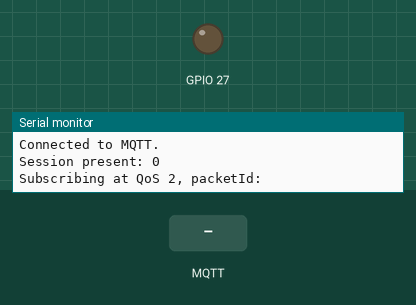
A program run on a simulated ESP32. On the bench: output pins drawn as LEDs (lit = HIGH), the last lines printed to the serial monitor. The test bench sets the inputs (shaded band). WiFi joins after 1.5 s; servers stay silent unless stated; no MQTT or app messages arrive unless stated.

Above: at 2.4 s.
2.5 s: MQTT message "5" arrives on the first subscribed topic
At 3.4 s:
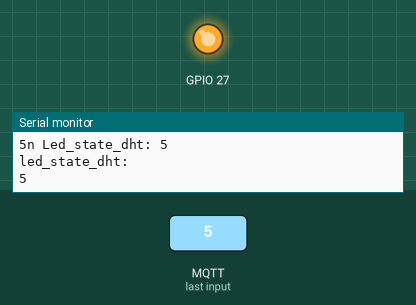
4.0 s: MQTT message "0" arrives on the first subscribed topic
At 4.5 s:
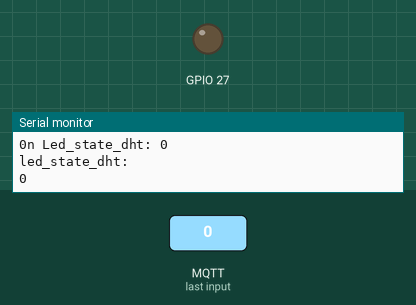
6.5 s: MQTT message "90" arrives on the first subscribed topic
At 7.6 s:
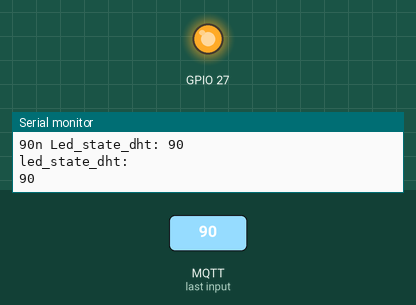
Timing chart, 0 to 9.5 s (numbered marks = the images above; inputs shaded):
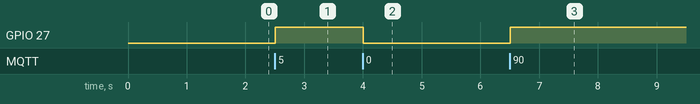

Measured:
- after the input at 2.5 s, GPIO 27: LOW → HIGH at once
- after the input at 4.0 s, GPIO 27: HIGH → LOW at once
- after the input at 6.5 s, GPIO 27: LOW → HIGH at once

The program:

main.cpp
```cpp
#include <Wifi.h>
#include "DHT.h"
#include <AsyncMqttClient.h>

//wifi
#define WIFI_SSID "Quang Dam"
#define WIFI_PASSWORD "30111971"

//dht11 config
#define DHTTYPE DHT11 // DHT 22 (AM2302), AM2321

//MQTT config
#define MQTT_HOST IPAddress(192, 168, 1, 27)
#define MQTT_PORT 1883
#define MQTT_PUB_TEMP "esp32/temp"
#define MQTT_PUB_HUM "esp32/humi"
#define MQTT_SUB_LED_DHT  "esp32/led_dht"

uint8_t DHTPin = 4;
DHT dht(DHTPin, DHTTYPE);

float temperature_Celsius;
float Humidity;
String led_state_dht;

unsigned long lastTime = 0;
unsigned long timerDelay = 5000;  // send readings timer

AsyncMqttClient mqttClient;
TimerHandle_t mqttReconnectTimer;
TimerHandle_t wifiReconnectTimer;

void getDHTReadings(){

   Humidity = dht.readHumidity();
  // Read temperature as Celsius (the default)
  temperature_Celsius = dht.readTemperature();
}

void connectToWifi(){
  Serial.println("Connecting to WiFi nha a...");
  WiFi.begin(WIFI_SSID, WIFI_PASSWORD);
}

void connectToMqtt(){
  Serial.println("Connecting to Mqtt nha a...");
  mqttClient.connect();
}

void WiFiEvent(WiFiEvent_t event) {
  Serial.printf("[WiFi-event] event: %dn", event);
  switch(event) {
    case SYSTEM_EVENT_STA_GOT_IP:
      Serial.println("WiFi connected");
      Serial.println("IP address: ");
      Serial.println(WiFi.localIP());
      connectToMqtt();
      break;
    case SYSTEM_EVENT_STA_DISCONNECTED:
      Serial.println("WiFi lost connection");
      xTimerStop(mqttReconnectTimer, 0);
      xTimerStart(wifiReconnectTimer, 0);
      break;
  }
}

void onMqttConnect(bool sessionPresent) {
  Serial.println("Connected to MQTT.");
  Serial.print("Session present: ");
  Serial.println(sessionPresent);
  uint16_t packetIdSub = mqttClient.subscribe(MQTT_SUB_LED_DHT, 2);
  Serial.print("Subscribing at QoS 2, packetId: ");
}

void onMqttDisconnect(AsyncMqttClientDisconnectReason reason) {
  Serial.println("Disconnected from MQTT.");
  if (WiFi.isConnected()) {
    xTimerStart(mqttReconnectTimer, 0);
  }
}
void onMqttSubscribe(uint16_t packetId, uint8_t qos) {
  Serial.println("Subscribe acknowledged.");
  Serial.print("  packetId: ");
  Serial.println(packetId);
  Serial.print("  qos: ");
  Serial.println(qos);
}
void onMqttUnsubscribe(uint16_t packetId) {
  Serial.println("Unsubscribe acknowledged.");
  Serial.print("  packetId: ");
  Serial.println(packetId);
}
void onMqttPublish(uint16_t packetId) {
  Serial.print("Publish acknowledged.");
  Serial.print("  packetId: ");
  Serial.println(packetId);
}


void onMqttMessage(char* topic, char* payload, AsyncMqttClientMessageProperties properties, size_t len, size_t index, size_t total) {
  Serial.println("Publish received.");
  Serial.println(payload);
  Serial.print("  topic: ");
  Serial.println(topic);
  String message;
  for (int i = 0; i < len; i++) {
    Serial.print((char)payload[i]);
    message += (char)payload[i];
  }

  if (String(topic) == "esp32/led_dht"){
  Serial.print("n Led_state_dht: ");
  Serial.println(message);
  led_state_dht = message;
  }
  Serial.println("led_state_dht:");
Serial.println(led_state_dht);
}


void setup() {
  Serial.begin(115200);
  pinMode(DHTPin, INPUT);
  pinMode(27, OUTPUT);
  dht.begin();
  mqttReconnectTimer = xTimerCreate("mqttTimer", pdMS_TO_TICKS(2000), pdFALSE, (void*)0, reinterpret_cast<TimerCallbackFunction_t>(connectToMqtt));
  wifiReconnectTimer = xTimerCreate("wifiTimer", pdMS_TO_TICKS(2000), pdFALSE, (void*)0, reinterpret_cast<TimerCallbackFunction_t>(connectToWifi));

  WiFi.onEvent(WiFiEvent);

  mqttClient.onConnect(onMqttConnect);
  mqttClient.onDisconnect(onMqttDisconnect);
  mqttClient.onPublish(onMqttPublish);
  mqttClient.onUnsubscribe(onMqttUnsubscribe);
  mqttClient.onSubscribe(onMqttSubscribe);
  mqttClient.onMessage(onMqttMessage);
  mqttClient.setServer(MQTT_HOST, MQTT_PORT);
  connectToWifi();
}

void loop() {
  if ((millis() - lastTime) > timerDelay) {

    //getDHTReadings();

   // if (isnan(temperature_Celsius) || isnan(Humidity)) {
     // Serial.println(F("Failed to read from DHT sensor!"));
     // return;
    //}
int count;
temperature_Celsius ++;
Humidity ++;
count ++;
if (count > 10)
{
  temperature_Celsius =0;
  Humidity =0;
}


    Serial.printf("Temperature = %.2f ºC \n", temperature_Celsius);
    Serial.printf("Humidity= %f %\n", Humidity);
    Serial.println();

    //Publish an mqtt message on topics...
    uint16_t packetIdPub1 = mqttClient.publish(MQTT_PUB_TEMP, 1, true, String(temperature_Celsius).c_str());
    Serial.printf("Publishing on topic %s at QoS 1, packetId: %i", MQTT_PUB_TEMP, packetIdPub1);
    Serial.printf("Message: %.2f n", temperature_Celsius);

    // Publish an MQTT message on topic esp32/humidity
    uint16_t packetIdPub2 = mqttClient.publish(MQTT_PUB_HUM, 1, true, String(Humidity).c_str());
    Serial.printf("Publishing on topic %s at QoS 1, packetId %i: ", MQTT_PUB_HUM, packetIdPub2);
    Serial.printf("Message: %.2f n", Humidity);

    lastTime = millis();
  }

  if (led_state_dht.toFloat() == float(0))
  digitalWrite(27, LOW);
  else
  digitalWrite(27, HIGH);

}
```
